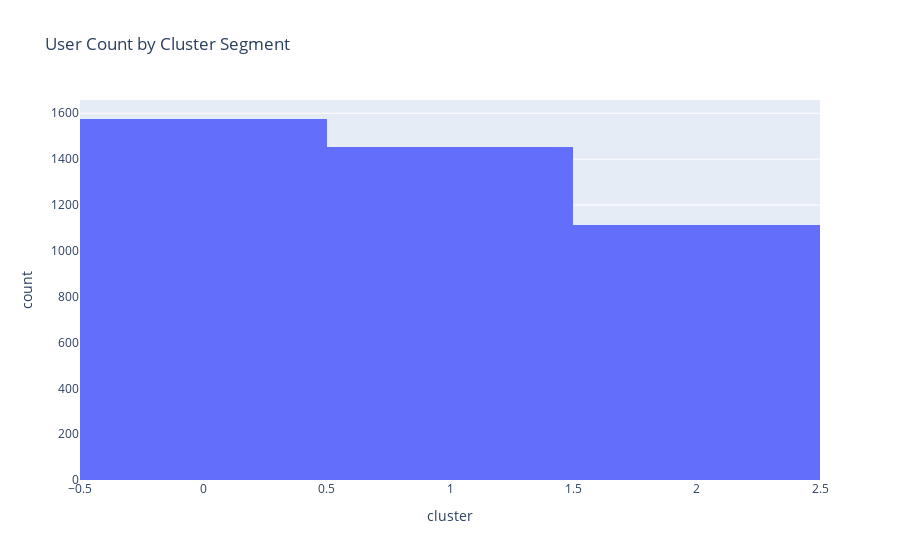

Write notebook code for a chart like this one.
### Code cell
fig = px.histogram(final_user_df, x="cluster", title="User Count by Cluster Segment")
fig.show()

### Figure 1 — Plotly figure (JSON) as saved in the notebook; plotly's stock layout.template omitted (floating-point values rounded to 4 significant figures; data arrays with more than 128 entries replaced by an {"elided": "..."} marker saying what was removed)
{"data": [{"bingroup": "x", "hovertemplate": "cluster=%{x}<br>count=%{y}<extra></extra>", "legendgroup": "", "marker": {"color": "#636efa", "pattern": {"shape": ""}}, "name": "", "orientation": "v", "showlegend": false, "type": "histogram", "x": {"elided": "4144 int values"}, "xaxis": "x", "yaxis": "y"}], "layout": {"barmode": "relative", "legend": {"tracegroupgap": 0}, "title": {"text": "User Count by Cluster Segment"}, "xaxis": {"anchor": "y", "domain": [0, 1], "title": {"text": "cluster"}}, "yaxis": {"anchor": "x", "domain": [0, 1], "title": {"text": "count"}}}}
